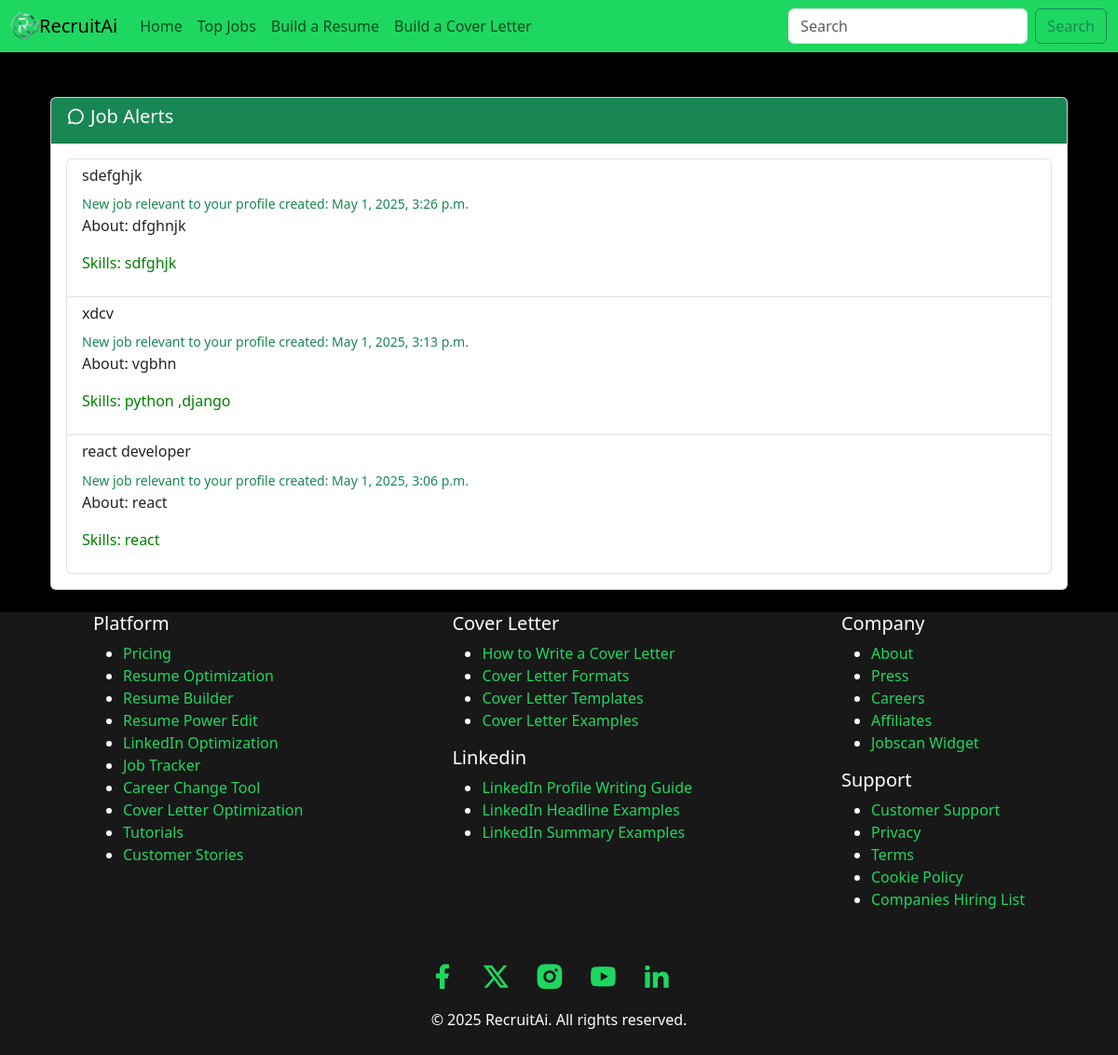
The page /notify/messages_display/ (signed in) on the database its author committed.
### notify/models.py (models this page shows)
class JobAlert(models.Model):
    cand_id = models.ForeignKey(Candidate, on_delete=models.CASCADE)
    job_alert_id = models.ForeignKey(Job, on_delete=models.CASCADE)
    created_at = models.DateTimeField(auto_now_add=True)
    updated_at = models.DateTimeField(auto_now_add=True)

### jobs/models.py (models this page shows, shortened)
class Job(models.Model):
    title = models.CharField(max_length=255)
    description = models.TextField()
    skills_required = models.TextField()
    location = models.CharField(max_length=255)
    min_experience = models.FloatField()
    job_type = models.CharField(max_length=50)
    required_skills = models.TextField()
    salary = models.DecimalField(max_digits=10, decimal_places=2)

### notify/views.py (the view)
# urls.py: path('messages_display/', views.messages_display, name='messages_display'),
def messages_display(request):
    user_id = request.session.get("user_id")
    print(f"User ID from session: {user_id}")
    if not user_id:
        return JsonResponse({'error': 'You must be logged in to view job alerts.'}, status=400)
    user = get_object_or_404(User, id=user_id)
    print("Logged-in user:", user)
    candidate = get_object_or_404(Candidate, user_id=user)
    print("Candidate ID:", candidate.id)
    job_alerts = JobAlert.objects.filter(cand_id=candidate).select_related('job_alert_id').order_by('-created_at')
    print("Number of job alerts:", job_alerts.count())
    for alert in job_alerts:
        print("Alert -> Job Title:", alert.job_alert_id.title)
        print("Created at:", alert.created_at)
    context = {
        'user': user,
        'job_alerts': job_alerts,
    }
    return render(request, 'message_list.html', context)

### notify/templates/message_list.html
{% extends 'base.html' %}
{% load static %}
{% block content %}
<div class="container mt-5">
  <div class="card">
    <div class="card-header bg-success text-white">
      <h5><i class="ri-chat-3-line"></i> Job Alerts</h5>
    </div>
    <div class="card-body">
      {% if job_alerts %}
        <ul class="list-group">
          {% for alert in job_alerts %}
            <li class="list-group-item">
              <h6 class="font-weight-bold">{{ alert.job_alert_id.title }}</h6>
              <small class="text-success">New job relevant to your profile created: {{ alert.created_at }}</small><br>
              <p>About: {{ alert.job_alert_id.description|truncatewords:50 }}</p>
              <p><span style="color: green;">Skills: {{ alert.job_alert_id.skills_required|truncatewords:50 }}</span></p>
            </li>
          {% endfor %}
        </ul>
      {% else %}
        <p class="text-muted">You have no new job alerts.</p>
      {% endif %}
    </div>
  </div>
</div>
{% endblock %}

### static/css/styles.css (style rules this page uses)
body { background-color: black; margin: 0; padding: 0; }

### templates/base.html (style rules this page uses)
body { background-color: black; color: white; }

### rows shown on the page
JobAlert: job_alert_id "sdefghjk", created_at "May 1, 2025, 3:26 p.m.", job_alert_id.description "dfghnjk", job_alert_id.skills_required "sdfghjk"
JobAlert: job_alert_id "xdcv", created_at "May 1, 2025, 3:13 p.m.", job_alert_id.description "vgbhn", job_alert_id.skills_required "python ,django"
JobAlert: job_alert_id "react developer", created_at "May 1, 2025, 3:06 p.m.", job_alert_id.description "react", job_alert_id.skills_required "react"
